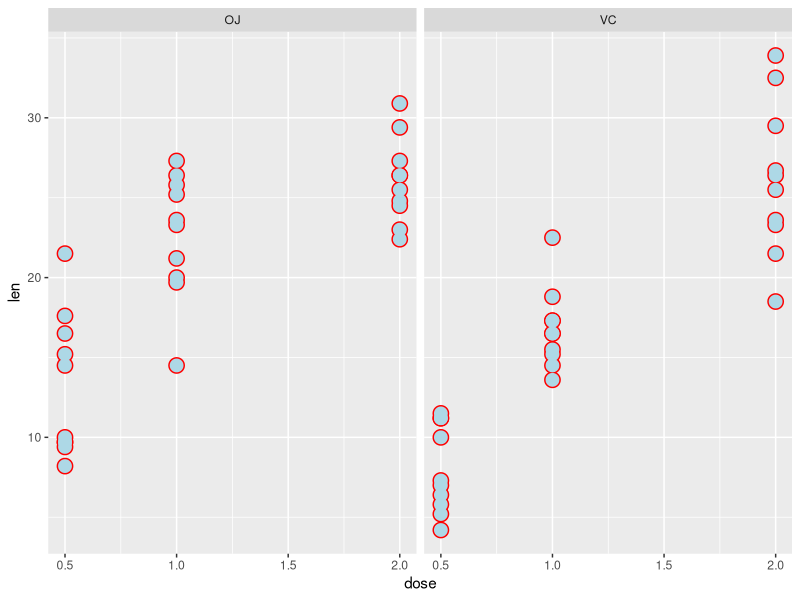

Here is the R script that generated this plot:
## ---- chunk 1
data(ToothGrowth)
## ---- chunk 2
str(ToothGrowth)
## ---- chunk 3
require(ggplot2)

ggplot(ToothGrowth, aes(x=dose, y = len))+geom_point(size = 5, colour="red")+geom_point(size = 4, colour="lightblue")+facet_grid(. ~ supp)


## ---- chunk 4
summary(ToothGrowth)
## ---- chunk 5
###display the header of the data 
head(ToothGrowth, n=5)
## ---- chunk 6

##Group the data into individual sets with somewhat descriptive names (Supplement and Dose)
        ##Vitamin C set
        VC05<-ToothGrowth[1:10,]
        VC10<-ToothGrowth[11:20,]
        VC20<-ToothGrowth[21:30,]
        ##Ornage Juice Set
        OJ05<-ToothGrowth[31:40,]
        OJ10<-ToothGrowth[41:50,]
        OJ20<-ToothGrowth[51:60,]

## ---- chunk 7

a<- t.test(VC10$len, VC05$len, paried=FALSE)
lcb<-a$conf.int[1]
ucb<-a$conf.int[2]

## ---- chunk 8

a<- t.test(VC20$len, VC10$len, paried=FALSE)
lcb<-a$conf.int[1]
ucb<-a$conf.int[2]

## ---- chunk 9

a<- t.test(OJ10$len, OJ05$len, paried=FALSE)
lcb<-a$conf.int[1]
ucb<-a$conf.int[2]

## ---- chunk 10

a<- t.test(OJ10$len, VC10$len, paried=FALSE)
lcb<-a$conf.int[1]
ucb<-a$conf.int[2]

## ---- chunk 11
b<-t.test(OJ10$len, VC10$len, paired=FALSE, var.equal=TRUE)

## ---- chunk 12
b<-t.test(OJ20$len, VC20$len, paired=FALSE, var.equal=TRUE)

